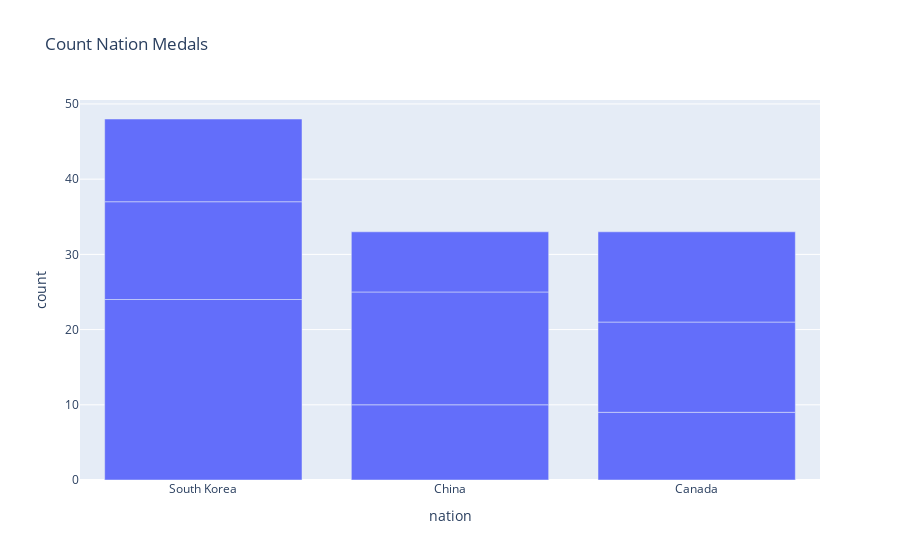

Notebook code cell kept with this figure:
### Code cell
fig =px.bar(long_df, 
            x = 'nation', 
            y = 'count', 
            title = 'Count Nation Medals')
fig.show()

### Figure 1 — Plotly figure (JSON) as saved in the notebook; plotly's stock layout.template omitted (floating-point values rounded to 4 significant figures)
{"data": [{"alignmentgroup": "True", "hovertemplate": "nation=%{x}<br>count=%{y}<extra></extra>", "legendgroup": "", "marker": {"color": "#636efa", "pattern": {"shape": ""}}, "name": "", "offsetgroup": "", "orientation": "v", "showlegend": false, "textposition": "auto", "type": "bar", "x": ["South Korea", "China", "Canada", "South Korea", "China", "Canada", "South Korea", "China", "Canada"], "xaxis": "x", "y": [24, 10, 9, 13, 15, 12, 11, 8, 12], "yaxis": "y"}], "layout": {"barmode": "relative", "legend": {"tracegroupgap": 0}, "title": {"text": "Count Nation Medals"}, "xaxis": {"anchor": "y", "domain": [0, 1], "title": {"text": "nation"}}, "yaxis": {"anchor": "x", "domain": [0, 1], "title": {"text": "count"}}}}
